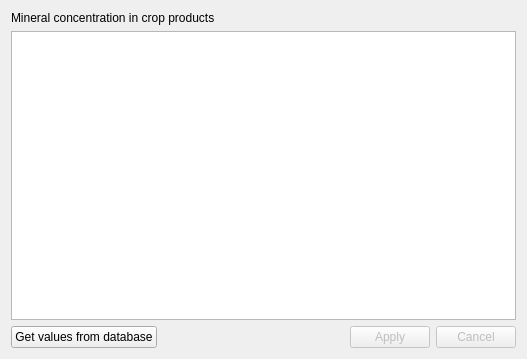
<?xml version="1.0" encoding="UTF-8"?>
<ui version="4.0">
 <class>NPKCConsCrops</class>
 <widget class="QWidget" name="NPKCConsCrops">
  <property name="geometry">
   <rect>
    <x>0</x>
    <y>0</y>
    <width>527</width>
    <height>359</height>
   </rect>
  </property>
  <property name="windowTitle">
   <string>Form</string>
  </property>
  <layout class="QVBoxLayout" name="verticalLayout">
   <item>
    <widget class="QLabel" name="label">
     <property name="text">
      <string>Mineral concentration in crop products</string>
     </property>
    </widget>
   </item>
   <item>
    <widget class="QTableView" name="AdvListView1"/>
   </item>
   <item>
    <layout class="QHBoxLayout" name="horizontalLayout">
     <item>
      <widget class="QPushButton" name="cmdgetvalues">
       <property name="text">
        <string>Get values from database</string>
       </property>
       <property name="icon">
        <iconset resource="../images.qrc">
         <normaloff>:/images/nutriqua.png</normaloff>:/images/nutriqua.png</iconset>
       </property>
      </widget>
     </item>
     <item>
      <spacer name="horizontalSpacer">
       <property name="orientation">
        <enum>Qt::Horizontal</enum>
       </property>
       <property name="sizeHint" stdset="0">
        <size>
         <width>40</width>
         <height>20</height>
        </size>
       </property>
      </spacer>
     </item>
     <item>
      <widget class="QPushButton" name="cmdapply">
       <property name="enabled">
        <bool>false</bool>
       </property>
       <property name="text">
        <string>Apply</string>
       </property>
       <property name="icon">
        <iconset resource="../images.qrc">
         <normaloff>:/images/apply.png</normaloff>:/images/apply.png</iconset>
       </property>
      </widget>
     </item>
     <item>
      <widget class="QPushButton" name="cmdcancel">
       <property name="enabled">
        <bool>false</bool>
       </property>
       <property name="text">
        <string>Cancel</string>
       </property>
       <property name="icon">
        <iconset resource="../images.qrc">
         <normaloff>:/images/cancel.png</normaloff>:/images/cancel.png</iconset>
       </property>
      </widget>
     </item>
    </layout>
   </item>
  </layout>
 </widget>
 <resources>
  <include location="../images.qrc"/>
 </resources>
 <connections/>
</ui>
